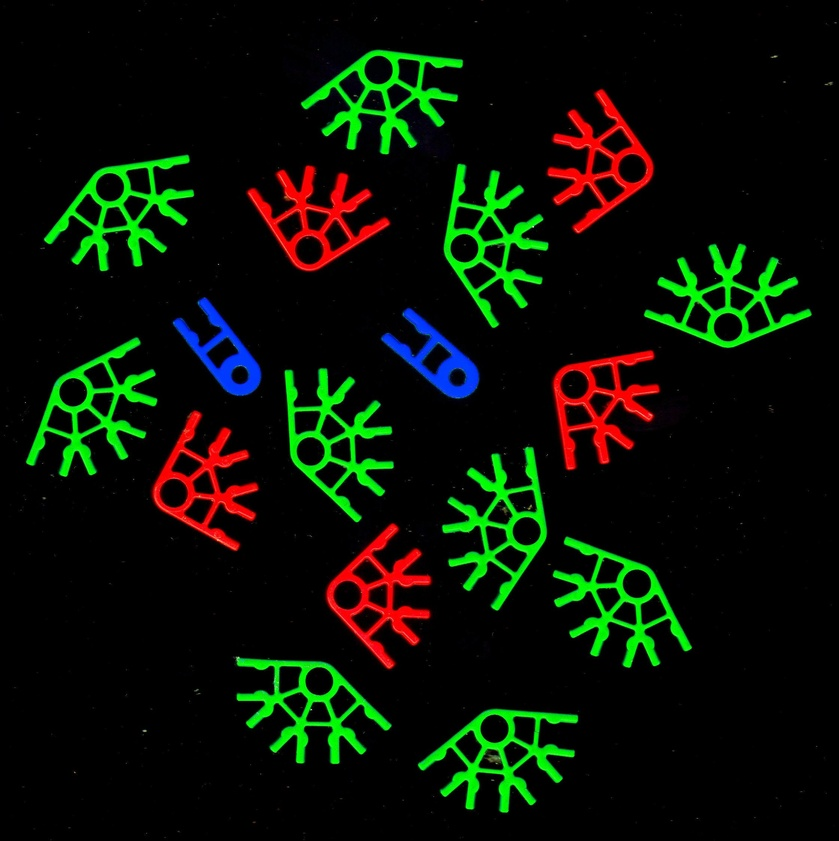
%> input picture lab8/Figure 3.jpg, 839 x 841 px, shrunk from 2241 x 2246 before the run
$ octave Q4.m   (GNU Octave 9; MATLAB toolbox functions it lacks are replaced by stand-ins)
%> lines starting %> are read from the running program, lines starting %| are printed output that depends on the picture; in (x1, y1, x2, y2) boxes, pixels count from 0 and x2, y2 are one past the last pixel; in counts of white or black regions, pixels touching at a corner belong together; the program's own positions count from 1
%2021/E/155
A = imread('Figure 3.jpg');
%> A is the input picture: size 841x839x3 uint8; mean R, G, B 9.6, 17.6, 4.7
BW = rgb2gray(A);
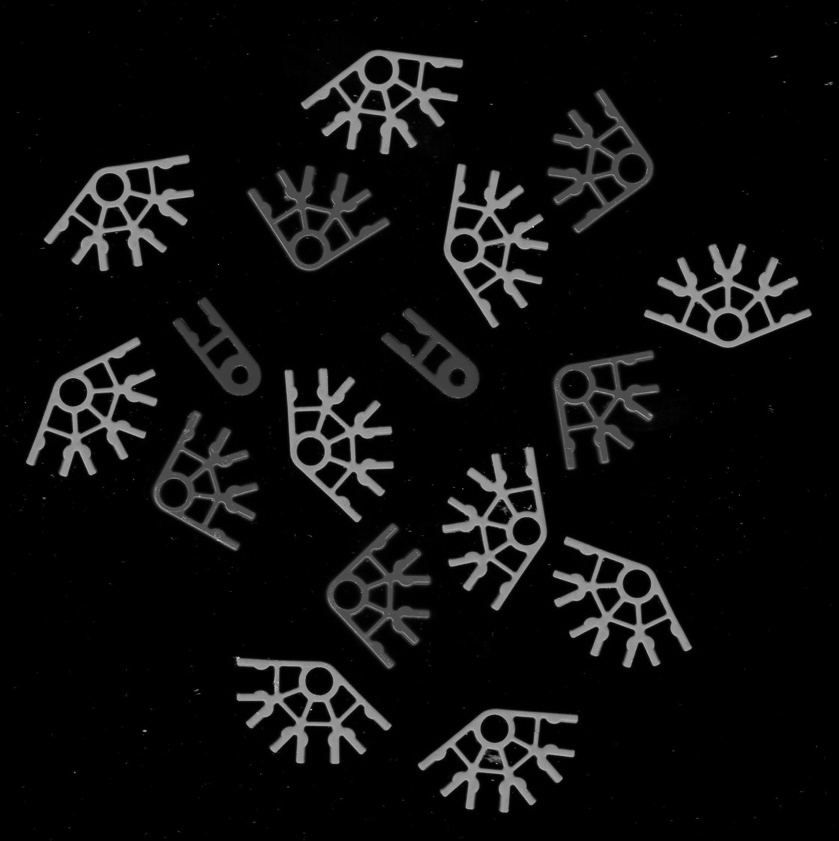
%> BW: size 841x839 uint8; min 0, max 221, mean 13.8
imhist(BW);
title('Histogram (2021/E/155)')
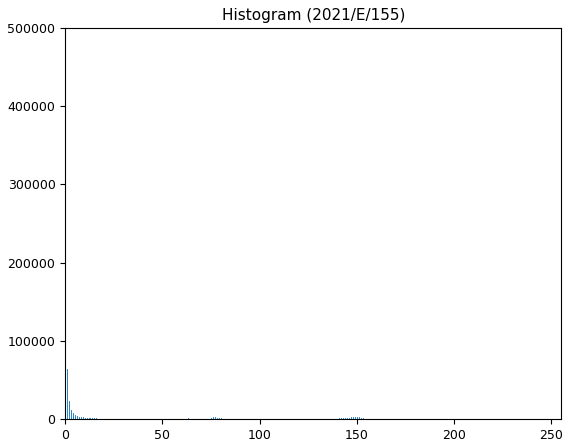
%> figure redrawn from the program's plot data; highest point at x = 0, y = 480630

level_suggest = (150+1)/2
T = 255*graythresh(BW)
%> T = 60
B = BW>T;
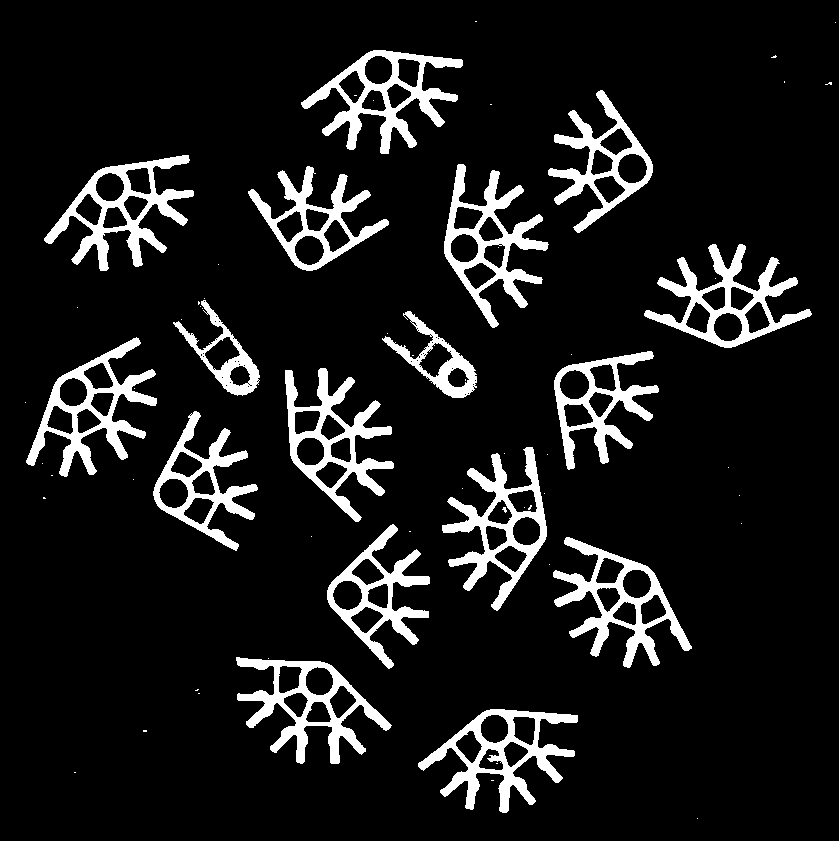
%> B: size 841x839 logical; 10.3% white; 65 white regions (48 under 20 px), largest, box (x1, y1, x2, y2) and area: (301, 50, 463, 154) 4995, (442, 447, 547, 611) 4968, (418, 709, 578, 813) 4959
imshow(B);
title('Binary Image (2021/E/155)')

k = ones(25,25);
k = k/sum(sum(k));
blur = imfilter(B,k);
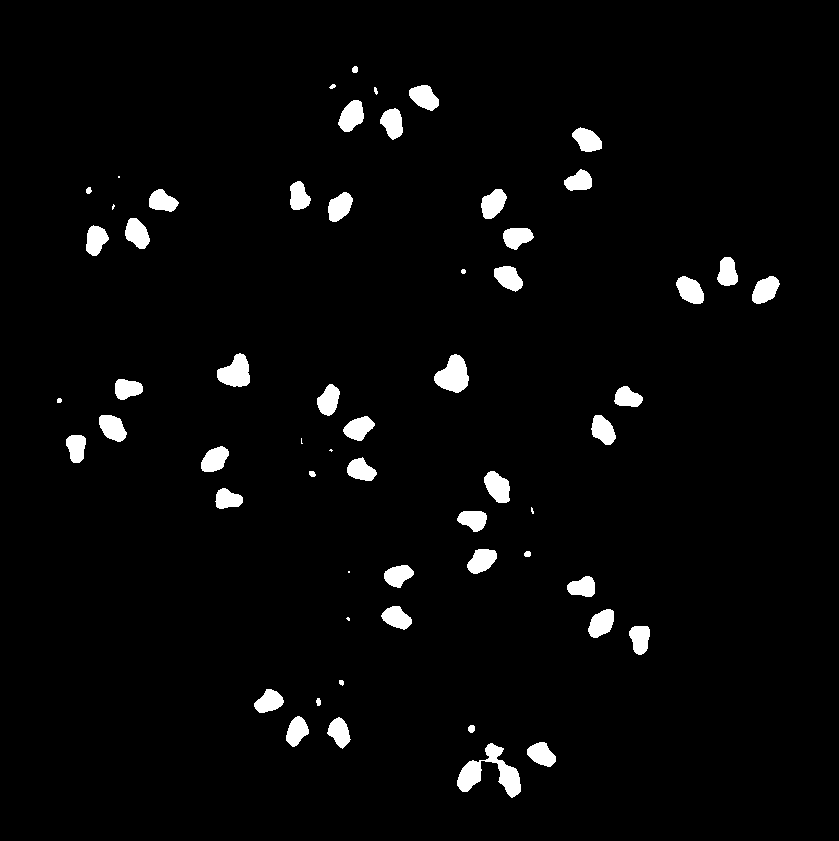
%> blur: size 841x839 logical; 3.1% white; 59 white regions (7 under 20 px), largest, box (x1, y1, x2, y2) and area: (457, 743, 521, 798) 1368, (434, 354, 469, 393) 886, (217, 353, 250, 387) 756
imshow(blur);
title('Filtered Image (2021/E/155)')

[~,n] = bwlabel(blur)
%> n = 59

$ run again, with lab8/Figure 12.jpg copied over lab8/Figure 3.jpg
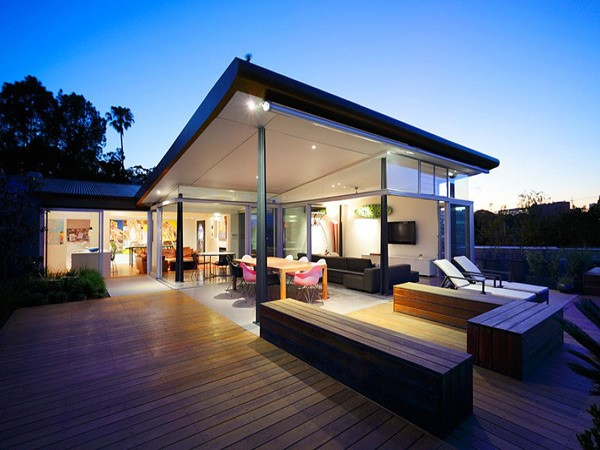
%> input picture lab8/Figure 12.jpg, 600 x 450 px
%> A is the input picture: size 450x600x3 uint8; mean R, G, B 91.9, 103.1, 125.1
%> `title('Histogram (2021/E/155)')`:
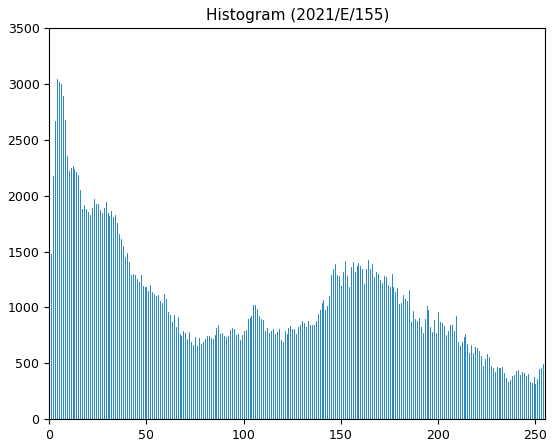
%> figure redrawn from the program's plot data; highest point at x = 4, y = 3040
%> T = 105
%> B: size 450x600 logical; 47.6% white; 316 white regions (284 under 20 px), largest, box (x1, y1, x2, y2) and area: (0, 0, 600, 359) 121822, (47, 211, 99, 275) 2499, (393, 276, 547, 306) 1797
%> `blur = imfilter(B,k);`:
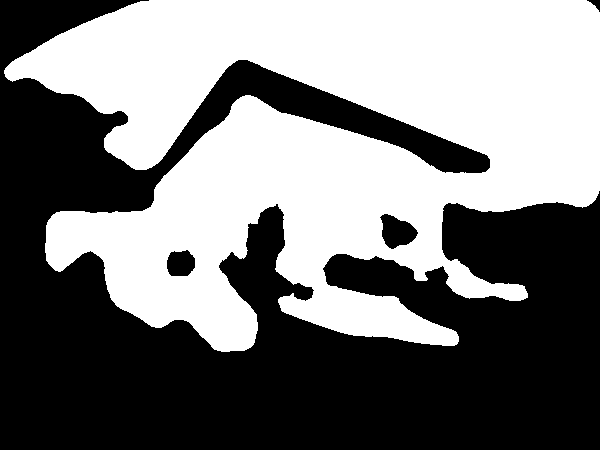
%> blur: size 450x600 logical; 48.2% white; 1 white region, box (x1, y1, x2, y2) and area: (4, 0, 600, 352) 130152
%> n = 1
